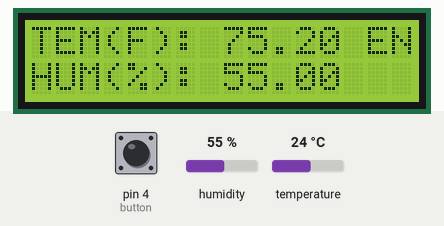
Recording of a sketch running on a simulated Arduino Uno, built with avr-gcc and run on an emulated ATmega328P. Shown: 16×2 character LCD. The test bench sets the inputs (shaded band); at power-on: pin 4 (button) LOW, humidity 55 %, temperature 24 °C.

Above: at 1.2 s.
1.3 s: pin 4 (button) pulled HIGH for 1 s
At 1.41 s:
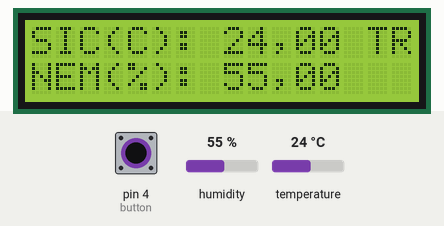
3.8 s: humidity set to 22 %
At 4.2 s:
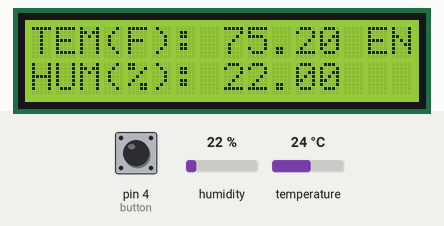
5.3 s: temperature set to 12 °C
At 6.3 s:
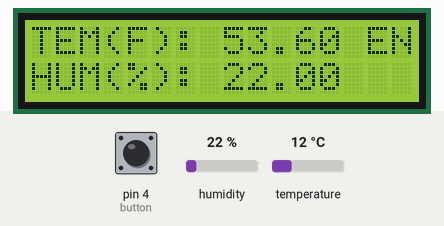
6.8 s: pin 4 (button) pulled HIGH for 0.15 s
At 7.5 s:
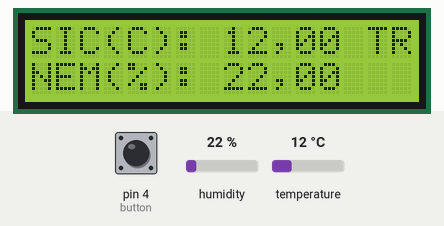
8.4 s: humidity set to 40 %
At 9.3 s:
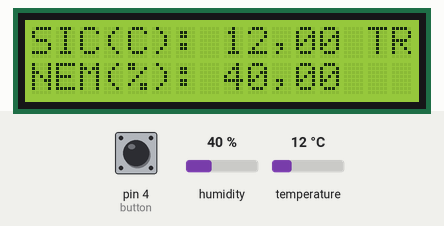
9.9 s: temperature set to 19 °C
At 10.3 s:
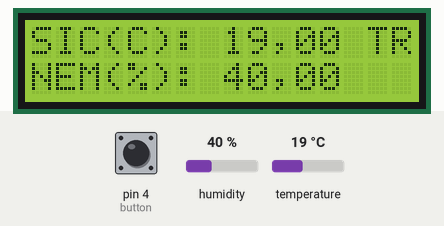
Timing chart, 0 to 12.4 s (numbered marks = the images above; inputs shaded):
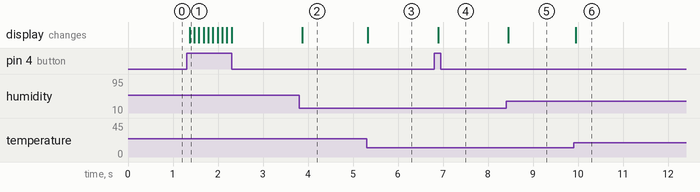

The sketch:

temp_humidity.ino
```cpp
#include <dht11.h>
#include <LiquidCrystal_I2C.h>

LiquidCrystal_I2C lcd(0x27,16,2);

int dht = 7;
dht11 sensor;
int button = 4;
int button_state = 0;
boolean flag = false;
boolean buttonPress = false;

void setup() {
  // put your setup code here, to run once:
  Serial.begin(9600);
  lcd.init();
  lcd.backlight();
  pinMode(button, INPUT);

}

void loop() {

  button_state = digitalRead(button);

  if(button_state == HIGH && buttonPress==false)
  {
    if(flag == false)
    {
      flag = true;
    }
    else
    {
      flag = false;
    }
    buttonPress = true;
    //Serial.print(flag);
  }
  else {
    buttonPress=false;

  }

  if(flag == true)
  {
    lcd.setCursor(0,0);
    int dht_value = sensor.read(dht);

    if((int)sensor.temperature < 10)
    {
      lcd.print("SIC(C):  ");
      lcd.print((int)sensor.temperature);
    }

    else if((int)sensor.temperature > 10 && (int)sensor.temperature < 100)
    {
      lcd.print("SIC(C): ");
      lcd.print((int)sensor.temperature);
    }
    else
    {
      lcd.print("SIC(C):");
      lcd.print((int)sensor.temperature);
    }

    lcd.print(",00 TR");
    lcd.setCursor(0,1);
    if((int)sensor.humidity < 10)
    {
      lcd.print("NEM(%):  ");
      lcd.print((int)sensor.humidity);
    }

    else if((int)sensor.humidity > 10 && (int)sensor.humidity < 100)
    {
      lcd.print("NEM(%): ");
      lcd.print((int)sensor.humidity);
    }
    else
    {
      lcd.print("NEM(%):");
      lcd.print((int)sensor.humidity);
    }

    lcd.print(",00");
  }
  else
  {
    lcd.setCursor(0,0);
    int dht_value = sensor.read(dht);
    //float fh = sensor.fahrenheit();
    if(sensor.fahrenheit() < 10)
    {
      lcd.print("TEM(F):  ");
      lcd.print(sensor.fahrenheit(),2);
    }

    else if(sensor.fahrenheit() > 10 && sensor.fahrenheit() < 100)
    {
      lcd.print("TEM(F): ");
      lcd.print(sensor.fahrenheit(),2);
    }
    else
    {
      lcd.print("TEM(F):");
      lcd.print(sensor.fahrenheit(),2);
    }

    lcd.print(" EN");
    lcd.setCursor(0,1);
    if((float)sensor.humidity < 10)
    {
      lcd.print("HUM(%):  ");
      lcd.print((float)sensor.humidity,2);
    }

    else if((float)sensor.humidity > 10 && (float)sensor.humidity < 100)
    {
      lcd.print("HUM(%): ");
      lcd.print((float)sensor.humidity,2);
    }
    else
    {
      lcd.print("HUM(%):");
      lcd.print((float)sensor.humidity,2);
    }

  }

}
```

Measured:
- after the input at 1.3 s, the display: changes after 0.07 s (image 1)
- after the input at 3.8 s, the display: changes after 0.07 s (image 2)
- after the input at 5.3 s, the display: changes at once (image 3)
- after the input at 6.8 s, the display: changes after 0.10 s (image 4)
- after the input at 8.4 s, the display: changes after 0.05 s (image 5)
- after the input at 9.9 s, the display: changes after 0.05 s (image 6)
